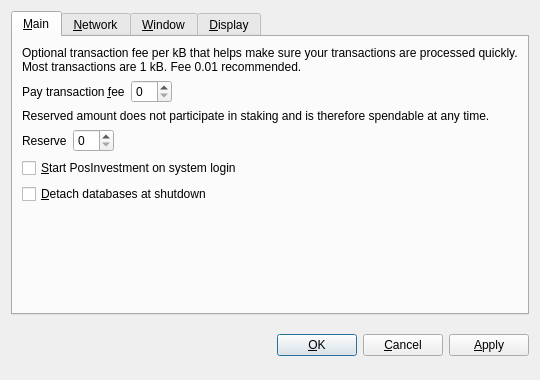
<?xml version="1.0" encoding="UTF-8"?>
<ui version="4.0">
 <class>OptionsDialog</class>
 <widget class="QDialog" name="OptionsDialog">
  <property name="geometry">
   <rect>
    <x>0</x>
    <y>0</y>
    <width>540</width>
    <height>380</height>
   </rect>
  </property>
  <property name="windowTitle">
   <string>Options</string>
  </property>
  <property name="modal">
   <bool>true</bool>
  </property>
  <layout class="QVBoxLayout" name="verticalLayout">
   <item>
    <widget class="QTabWidget" name="tabWidget">
     <property name="tabPosition">
      <enum>QTabWidget::North</enum>
     </property>
     <property name="currentIndex">
      <number>0</number>
     </property>
     <widget class="QWidget" name="tabMain">
      <attribute name="title">
       <string>&amp;Main</string>
      </attribute>
      <layout class="QVBoxLayout" name="verticalLayout_Main">
       <item>
        <widget class="QLabel" name="transactionFeeInfoLabel">
         <property name="text">
          <string>Optional transaction fee per kB that helps make sure your transactions are processed quickly. Most transactions are 1 kB. Fee 0.01 recommended.</string>
         </property>
         <property name="textFormat">
          <enum>Qt::PlainText</enum>
         </property>
         <property name="wordWrap">
          <bool>true</bool>
         </property>
        </widget>
       </item>
       <item>
        <layout class="QHBoxLayout" name="horizontalLayoutFee">
         <item>
          <widget class="QLabel" name="transactionFeeLabel">
           <property name="text">
            <string>Pay transaction &amp;fee</string>
           </property>
           <property name="textFormat">
            <enum>Qt::PlainText</enum>
           </property>
           <property name="buddy">
            <cstring>transactionFee</cstring>
           </property>
          </widget>
         </item>
         <item>
          <widget class="BitcoinAmountField" name="transactionFee"/>
         </item>
         <item>
          <spacer name="horizontalSpacerFee">
           <property name="orientation">
            <enum>Qt::Horizontal</enum>
           </property>
           <property name="sizeHint" stdset="0">
            <size>
             <width>40</width>
             <height>20</height>
            </size>
           </property>
          </spacer>
         </item>
        </layout>
       </item>
       <item>
        <widget class="QLabel" name="reserveBalanceInfoLabel">
         <property name="text">
          <string>Reserved amount does not participate in staking and is therefore spendable at any time.</string>
         </property>
         <property name="textFormat">
          <enum>Qt::PlainText</enum>
         </property>
         <property name="wordWrap">
          <bool>true</bool>
         </property>
        </widget>
       </item>
       <item>
        <layout class="QHBoxLayout" name="horizontalLayoutReserveBalance">
         <item>
          <widget class="QLabel" name="reserveBalanceLabel">
           <property name="text">
            <string>Reserve</string>
           </property>
           <property name="textFormat">
            <enum>Qt::PlainText</enum>
           </property>
           <property name="buddy">
            <cstring>reserveBalance</cstring>
           </property>
          </widget>
         </item>
         <item>
          <widget class="BitcoinAmountField" name="reserveBalance"/>
         </item>
         <item>
          <spacer name="horizontalSpacerReserveBalance">
           <property name="orientation">
            <enum>Qt::Horizontal</enum>
           </property>
           <property name="sizeHint" stdset="0">
            <size>
             <width>40</width>
             <height>20</height>
            </size>
           </property>
          </spacer>
         </item>
        </layout>
       </item>
       <item>
        <widget class="QCheckBox" name="bitcoinAtStartup">
         <property name="toolTip">
          <string>Automatically start PosInvestment after logging in to the system.</string>
         </property>
         <property name="text">
          <string>&amp;Start PosInvestment on system login</string>
         </property>
        </widget>
       </item>
       <item>
        <widget class="QCheckBox" name="detachDatabases">
         <property name="toolTip">
          <string>Detach block and address databases at shutdown. This means they can be moved to another data directory, but it slows down shutdown. The wallet is always detached.</string>
         </property>
         <property name="text">
          <string>&amp;Detach databases at shutdown</string>
         </property>
        </widget>
       </item>
       <item>
        <spacer name="verticalSpacer_Main">
         <property name="orientation">
          <enum>Qt::Vertical</enum>
         </property>
         <property name="sizeHint" stdset="0">
          <size>
           <width>20</width>
           <height>40</height>
          </size>
         </property>
        </spacer>
       </item>
      </layout>
     </widget>
     <widget class="QWidget" name="tabNetwork">
      <attribute name="title">
       <string>&amp;Network</string>
      </attribute>
      <layout class="QVBoxLayout" name="verticalLayout_Network">
       <item>
        <widget class="QCheckBox" name="mapPortUpnp">
         <property name="toolTip">
          <string>Automatically open the PosInvestment client port on the router. This only works when your router supports UPnP and it is enabled.</string>
         </property>
         <property name="text">
          <string>Map port using &amp;UPnP</string>
         </property>
        </widget>
       </item>
       <item>
        <widget class="QCheckBox" name="connectSocks">
         <property name="toolTip">
          <string>Connect to the PosInvestment network through a SOCKS proxy (e.g. when connecting through Tor).</string>
         </property>
         <property name="text">
          <string>&amp;Connect through SOCKS proxy:</string>
         </property>
        </widget>
       </item>
       <item>
        <layout class="QHBoxLayout" name="horizontalLayout_Network">
         <item>
          <widget class="QLabel" name="proxyIpLabel">
           <property name="text">
            <string>Proxy &amp;IP:</string>
           </property>
           <property name="textFormat">
            <enum>Qt::PlainText</enum>
           </property>
           <property name="buddy">
            <cstring>proxyIp</cstring>
           </property>
          </widget>
         </item>
         <item>
          <widget class="QValidatedLineEdit" name="proxyIp">
           <property name="maximumSize">
            <size>
             <width>140</width>
             <height>16777215</height>
            </size>
           </property>
           <property name="toolTip">
            <string>IP address of the proxy (e.g. 127.0.0.1)</string>
           </property>
          </widget>
         </item>
         <item>
          <widget class="QLabel" name="proxyPortLabel">
           <property name="text">
            <string>&amp;Port:</string>
           </property>
           <property name="textFormat">
            <enum>Qt::PlainText</enum>
           </property>
           <property name="buddy">
            <cstring>proxyPort</cstring>
           </property>
          </widget>
         </item>
         <item>
          <widget class="QLineEdit" name="proxyPort">
           <property name="maximumSize">
            <size>
             <width>55</width>
             <height>16777215</height>
            </size>
           </property>
           <property name="toolTip">
            <string>Port of the proxy (e.g. 9050)</string>
           </property>
          </widget>
         </item>
         <item>
          <widget class="QLabel" name="socksVersionLabel">
           <property name="text">
            <string>SOCKS &amp;Version:</string>
           </property>
           <property name="textFormat">
            <enum>Qt::PlainText</enum>
           </property>
           <property name="buddy">
            <cstring>socksVersion</cstring>
           </property>
          </widget>
         </item>
         <item>
          <widget class="QValueComboBox" name="socksVersion">
           <property name="toolTip">
            <string>SOCKS version of the proxy (e.g. 5)</string>
           </property>
          </widget>
         </item>
         <item>
          <spacer name="horizontalSpacer_Network">
           <property name="orientation">
            <enum>Qt::Horizontal</enum>
           </property>
           <property name="sizeHint" stdset="0">
            <size>
             <width>40</width>
             <height>20</height>
            </size>
           </property>
          </spacer>
         </item>
        </layout>
       </item>
       <item>
        <spacer name="verticalSpacer_Network">
         <property name="orientation">
          <enum>Qt::Vertical</enum>
         </property>
         <property name="sizeHint" stdset="0">
          <size>
           <width>20</width>
           <height>40</height>
          </size>
         </property>
        </spacer>
       </item>
      </layout>
     </widget>
     <widget class="QWidget" name="tabWindow">
      <attribute name="title">
       <string>&amp;Window</string>
      </attribute>
      <layout class="QVBoxLayout" name="verticalLayout_Window">
       <item>
        <widget class="QCheckBox" name="minimizeToTray">
         <property name="toolTip">
          <string>Show only a tray icon after minimizing the window.</string>
         </property>
         <property name="text">
          <string>&amp;Minimize to the tray instead of the taskbar</string>
         </property>
        </widget>
       </item>
       <item>
        <widget class="QCheckBox" name="minimizeOnClose">
         <property name="toolTip">
          <string>Minimize instead of exit the application when the window is closed. When this option is enabled, the application will be closed only after selecting Quit in the menu.</string>
         </property>
         <property name="text">
          <string>M&amp;inimize on close</string>
         </property>
        </widget>
       </item>
       <item>
        <spacer name="verticalSpacer_Window">
         <property name="orientation">
          <enum>Qt::Vertical</enum>
         </property>
         <property name="sizeHint" stdset="0">
          <size>
           <width>20</width>
           <height>40</height>
          </size>
         </property>
        </spacer>
       </item>
      </layout>
     </widget>
     <widget class="QWidget" name="tabDisplay">
      <attribute name="title">
       <string>&amp;Display</string>
      </attribute>
      <layout class="QVBoxLayout" name="verticalLayout_Display">
       <item>
        <layout class="QHBoxLayout" name="horizontalLayout_1_Display">
         <item>
          <widget class="QLabel" name="langLabel">
           <property name="text">
            <string>User Interface &amp;language:</string>
           </property>
           <property name="textFormat">
            <enum>Qt::PlainText</enum>
           </property>
           <property name="buddy">
            <cstring>lang</cstring>
           </property>
          </widget>
         </item>
         <item>
          <widget class="QValueComboBox" name="lang">
           <property name="toolTip">
            <string>The user interface language can be set here. This setting will take effect after restarting PosInvestment.</string>
           </property>
          </widget>
         </item>
        </layout>
       </item>
       <item>
        <layout class="QHBoxLayout" name="horizontalLayout_2_Display">
         <item>
          <widget class="QLabel" name="unitLabel">
           <property name="text">
            <string>&amp;Unit to show amounts in:</string>
           </property>
           <property name="textFormat">
            <enum>Qt::PlainText</enum>
           </property>
           <property name="buddy">
            <cstring>unit</cstring>
           </property>
          </widget>
         </item>
         <item>
          <widget class="QValueComboBox" name="unit">
           <property name="toolTip">
            <string>Choose the default subdivision unit to show in the interface and when sending coins.</string>
           </property>
          </widget>
         </item>
        </layout>
       </item>
       <item>
        <widget class="QCheckBox" name="displayAddresses">
         <property name="toolTip">
          <string>Whether to show PosInvestment addresses in the transaction list or not.</string>
         </property>
         <property name="text">
          <string>&amp;Display addresses in transaction list</string>
         </property>
        </widget>
       </item>
       <item>
        <widget class="QCheckBox" name="coinControlFeatures">
         <property name="toolTip">
          <string>Whether to show coin control features or not.</string>
         </property>
         <property name="text">
          <string>Display coin &amp;control features (experts only!)</string>
         </property>
        </widget>
       </item>
       <item>
        <spacer name="verticalSpacer_Display">
         <property name="orientation">
          <enum>Qt::Vertical</enum>
         </property>
         <property name="sizeHint" stdset="0">
          <size>
           <width>20</width>
           <height>40</height>
          </size>
         </property>
        </spacer>
       </item>
      </layout>
     </widget>
    </widget>
   </item>
   <item>
    <layout class="QHBoxLayout" name="horizontalLayout_Buttons">
     <item>
      <spacer name="horizontalSpacer_1">
       <property name="orientation">
        <enum>Qt::Horizontal</enum>
       </property>
       <property name="sizeHint" stdset="0">
        <size>
         <width>40</width>
         <height>48</height>
        </size>
       </property>
      </spacer>
     </item>
     <item>
      <widget class="QLabel" name="statusLabel">
       <property name="font">
        <font>
         <weight>75</weight>
         <bold>true</bold>
        </font>
       </property>
       <property name="text">
        <string/>
       </property>
       <property name="textFormat">
        <enum>Qt::PlainText</enum>
       </property>
       <property name="wordWrap">
        <bool>true</bool>
       </property>
      </widget>
     </item>
     <item>
      <spacer name="horizontalSpacer_2">
       <property name="orientation">
        <enum>Qt::Horizontal</enum>
       </property>
       <property name="sizeHint" stdset="0">
        <size>
         <width>40</width>
         <height>48</height>
        </size>
       </property>
      </spacer>
     </item>
     <item>
      <widget class="QPushButton" name="okButton">
       <property name="text">
        <string>&amp;OK</string>
       </property>
      </widget>
     </item>
     <item>
      <widget class="QPushButton" name="cancelButton">
       <property name="text">
        <string>&amp;Cancel</string>
       </property>
       <property name="autoDefault">
        <bool>false</bool>
       </property>
      </widget>
     </item>
     <item>
      <widget class="QPushButton" name="applyButton">
       <property name="text">
        <string>&amp;Apply</string>
       </property>
       <property name="autoDefault">
        <bool>false</bool>
       </property>
      </widget>
     </item>
    </layout>
   </item>
  </layout>
 </widget>
 <customwidgets>
  <customwidget>
   <class>BitcoinAmountField</class>
   <extends>QSpinBox</extends>
   <header>bitcoinamountfield.h</header>
  </customwidget>
  <customwidget>
   <class>QValueComboBox</class>
   <extends>QComboBox</extends>
   <header>qvaluecombobox.h</header>
  </customwidget>
  <customwidget>
   <class>QValidatedLineEdit</class>
   <extends>QLineEdit</extends>
   <header>qvalidatedlineedit.h</header>
  </customwidget>
 </customwidgets>
 <resources/>
 <connections/>
</ui>
